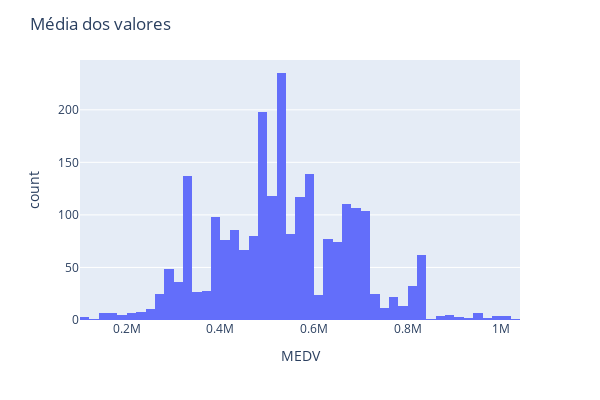

The notebook cell saved with this chart:
### Code cell
hist = px.histogram(df, x = "MEDV", nbins = 60)
hist.update_layout(width = 600, height = 400, title_text = "Média dos valores")
hist.show()

### Figure 1 — Plotly figure (JSON) as saved in the notebook; plotly's stock layout.template omitted (floating-point values rounded to 4 significant figures; data arrays with more than 128 entries replaced by an {"elided": "..."} marker saying what was removed)
{"data": [{"alignmentgroup": "True", "bingroup": "x", "hovertemplate": "MEDV=%{x}<br>count=%{y}<extra></extra>", "legendgroup": "", "marker": {"color": "#636efa", "pattern": {"shape": ""}}, "name": "", "nbinsx": 60, "offsetgroup": "", "orientation": "v", "showlegend": false, "type": "histogram", "x": {"elided": "2340 float values"}, "xaxis": "x", "yaxis": "y"}], "layout": {"barmode": "relative", "height": 400, "legend": {"tracegroupgap": 0}, "margin": {"t": 60}, "title": {"text": "Média dos valores"}, "width": 600, "xaxis": {"anchor": "y", "domain": [0, 1], "title": {"text": "MEDV"}}, "yaxis": {"anchor": "x", "domain": [0, 1], "title": {"text": "count"}}}}
